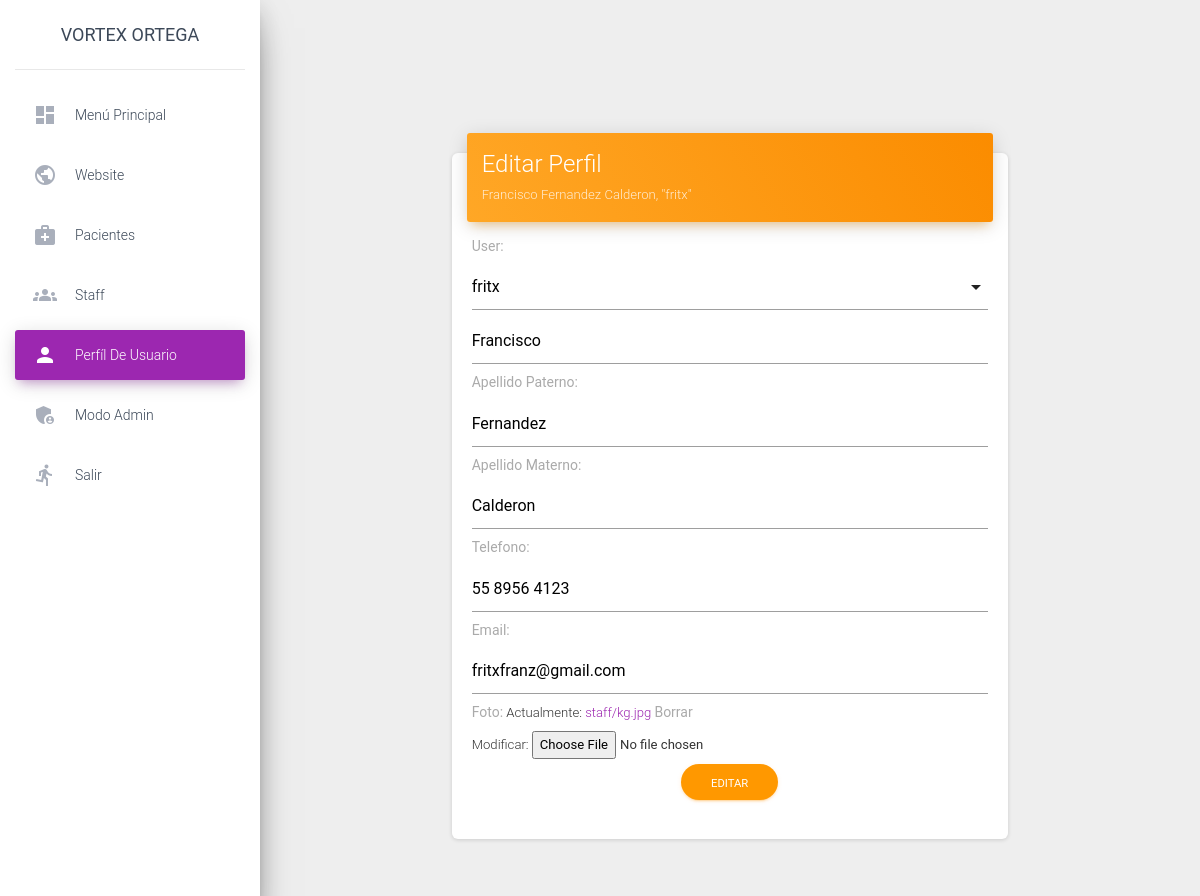
Page /staff/update/1/ (signed in) on the committed database.
### staff/models.py (models this page shows, shortened)
class Staff(models.Model):
    user   = models.OneToOneField(User, on_delete=models.CASCADE, null=True, blank=True)
    Nombre = models.CharField(max_length=50)
    Apellido_Paterno = models.CharField(max_length=100)
    Apellido_Materno = models.CharField(max_length=100)
    Telefono = models.CharField(max_length=50, null=True, blank=True)
    email = models.CharField(max_length=100, null=True, blank=True)
    Foto = models.ImageField(default='default.jpg', blank=True, null=True, upload_to='staff/')
    def get_fullname(self):
        return self.Nombre + '  ' + self.Apellido_Paterno + '  ' + self.Apellido_Materno
    class Meta:
        verbose_name = ("staff")
        verbose_name_plural = ("staff")
        ordering = ("-id",)

### staff/views.py (the view)
# urls.py: path('update/<int:pk>/', login_required(views.StaffUpdateView.as_view()), name='class_update_staff'),
class StaffUpdateView(UpdateView):
    model = Staff
    login_required = True
    template_name = 'staff_form.html'
    fields = [
              'user',
              'Nombre',
              'Apellido_Paterno',
              'Apellido_Materno',
              'Telefono',
              'email',
              'Foto',
              ]
    success_url = reverse_lazy('class_staff_lista')

### staff/templates/staff_form.html (shortened to what this page needs)
{% extends 'bases/base_sin_sidebar.html' %}
{% load static %}
{% load crispy_forms_tags %}
{% load materializecss %}
{% block css %}
  <link rel="stylesheet" href="https://cdnjs.cloudflare.com/ajax/libs/materialize/1.0.0-rc.1/css/materialize.min.css" />
  <link rel="stylesheet" href="https://maxcdn.bootstrapcdn.com/font-awesome/latest/css/font-awesome.min.css">
  <link href="/static/assets/css/material-dashboard.css?v=2.1.2" rel="stylesheet" />
{% endblock %}
{% block sidebar %}
<div class="sidebar" data-color="purple" data-background-color="white" data-image="/static/assets/img/sidebar-1.jpg">
  <div class="logo">
    <a target="_blank" rel="noopener noreferrer" class="simple-text logo-normal">
       Vortex Ortega
    </a>
  </div>
  <div class="sidebar-wrapper">
    <ul class="nav">
    {% if request.user.is_authenticated %}
      <li class="nav-item ">
        <a class="nav-link" href="{% url 'dashboard' %}">
          <i class="material-icons">dashboard</i>
          <p>Menú Principal</p>
        </a>
      </li>
      <li class="nav-item">
          <a class="nav-link" href="/">
            <i class="material-icons">public</i>
            <p>Website</p>
          </a>
      </li>
      <li class="nav-item {% if 'page-user' in segment %} active {% endif %}">
        <a class="nav-link" href="{% url 'class_pacientes_lista' %}">
          <i class="material-icons">medical_services</i>
          <p>Pacientes</p>
        </a>
      </li>
      <li class="nav-item {% if 'ui-tables' in segment %} active {% endif %}">
        <a class="nav-link" href="{% url 'class_staff_lista' %}">
          <i class="material-icons">groups</i>
          <p>Staff</p>
        </a>
      </li>
      <li class="nav-item active {% if 'ui-typography' in segment %} active {% endif %}">
        <a class="nav-link" href="{% url 'class_detail_staff' user.staff.id %}">
          <i class="material-icons">person</i>
          <p>Perfíl de Usuario</p>
        </a>
      </li>
      <li class="nav-item {% if 'ui-typography' in segment %} active {% endif %}">
        <a class="nav-link" href="{% url 'admin:login' %}">
          <i class="material-icons">admin_panel_settings</i>
          <p>Modo Admin</p>
        </a>
      </li>
      <li class="nav-item ">
        <a class="nav-link" href="{% url 'logout' %}" >
          <i class="material-icons">directions_run</i>
          <p>Salir</p>
        </a>
      </li>
    {% endif %}
    </ul>
  </div>
</div>
{% endblock %}
{% block content %}
<div class="container">
    <div class="row">
        <div class="col-md-2"></div>
        <div class="col-md-8">
            <div class="card">
                <div class="card-header card-header-warning">
                    <h4 class="card-title">Editar Perfil</h4>
                    <p class="card-category">{{staff.get_fullname}}, "{{ staff.user }}"</p>
                </div>
                <div class="card-body">
                    <form action="{% url 'class_update_staff' staff.id %}" method="POST" enctype="multipart/form-data">
                        {{form}}
                        <br>
                        <div class="row">
                            <div class="col-md-4"></div>
                                <div class="col-md-4 center-align">
                                  <button type="submit" class="btn btn-warning btn-round">Editar</button>
                                </div>
                          </div>
                     </form>
                </div>
            </div>
        </div>
    </div>
</div>
{% endblock %}

### rows in the picture
Staff: get_fullname "Francisco Fernandez Calderon", user "fritx", Nombre "Francisco", Apellido_Paterno "Fernandez", Apellido_Materno "Calderon", Telefono "55 8956 4123", email "fritxfranz@gmail.com"
